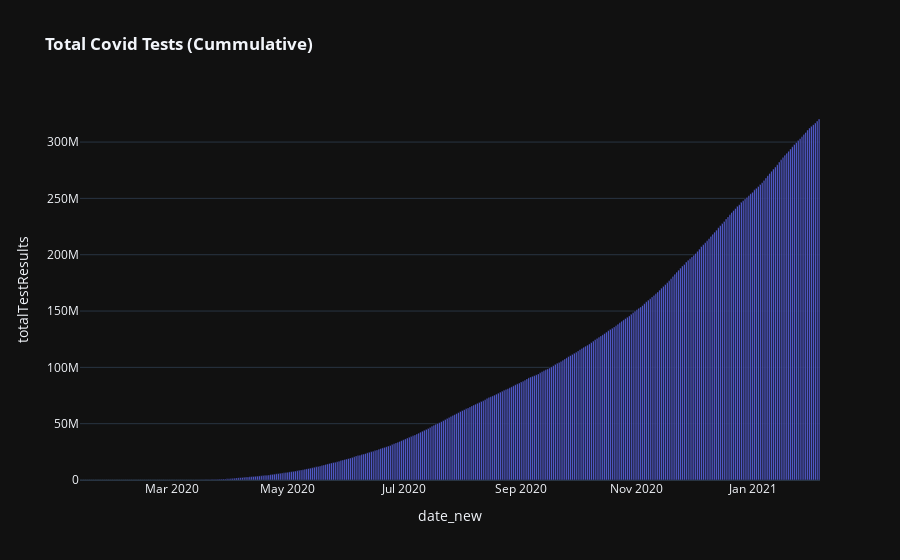

Notebook source saved alongside this figure:
### Code cell
fig0 = px.bar(df
             ,x="date_new"
             ,y="totalTestResults"
             ,hover_data=['totalTestResults']
             ,title="<b>Total Covid Tests (Cummulative)</b>")
# Add figure title
fig0.update_layout(
    template='plotly_dark'
)
fig0.show()

### Figure 1 — Plotly figure (JSON) as saved in the notebook; plotly's stock layout.template omitted (floating-point values rounded to 4 significant figures; data arrays with more than 128 entries replaced by an {"elided": "..."} marker saying what was removed)
{"data": [{"alignmentgroup": "True", "hovertemplate": "date_new=%{x}<br>totalTestResults=%{y}<extra></extra>", "legendgroup": "", "marker": {"color": "#636efa"}, "name": "", "offsetgroup": "", "orientation": "v", "showlegend": false, "textposition": "auto", "type": "bar", "x": {"elided": "390 str values"}, "xaxis": "x", "y": {"elided": "390 int values"}, "yaxis": "y"}], "layout": {"barmode": "relative", "legend": {"tracegroupgap": 0}, "title": {"text": "<b>Total Covid Tests (Cummulative)</b>"}, "xaxis": {"anchor": "y", "domain": [0, 1], "title": {"text": "date_new"}}, "yaxis": {"anchor": "x", "domain": [0, 1], "title": {"text": "totalTestResults"}}}}
